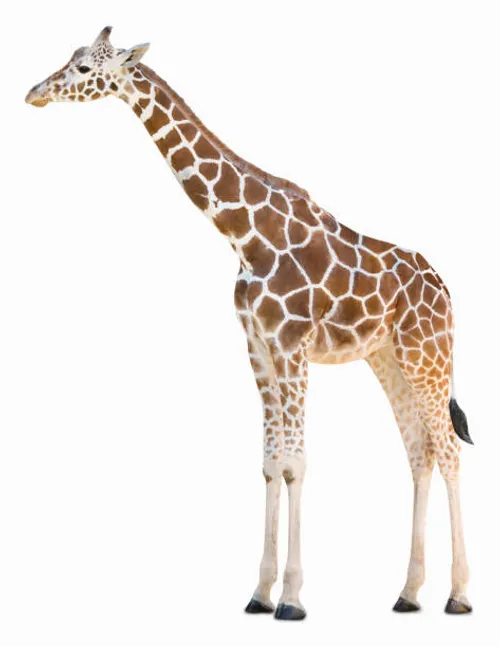
#> input picture giraffe.jpg, 500 x 647 px
$ jupyter execute hist_equalization.ipynb
#> lines starting #> are read from the running program, lines starting #| are printed output that depends on the picture
[cell 1]
import cv2
import matplotlib.pyplot as plt
import numpy as np

[cell 2]
image = cv2.imread('giraffe.jpg')
#> image is the input picture: shape (647, 500, 3); mean B, G, R 228.5, 232.8, 238.4

[cell 3]
image_rgb = cv2.cvtColor(image, cv2.COLOR_BGR2RGB)
image_grey = cv2.cvtColor(image, cv2.COLOR_BGR2GRAY)
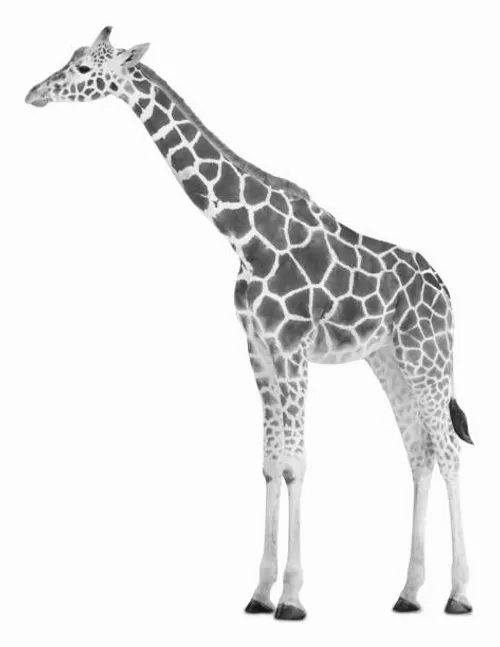
#> image_grey: shape (647, 500); min 11, max 255, mean 234

[cell 4]
hist ,bins = np.histogram(image_grey.flatten(), bins=256, range=(0, 256) )
#> hist = 256 values, max 243726 at index 253, min 0 at index 0, mean 1263.7; bins = 257 values from 0 to 256


# equalizing the histogram
equalized_image = cv2.equalizeHist(image_grey)
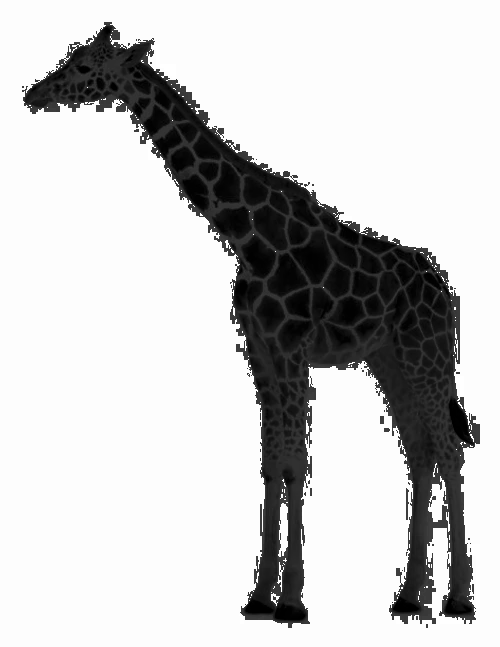
#> equalized_image: shape (647, 500); min 0, max 255, mean 199.9

equalkized_hist ,bins = np.histogram(equalized_image.flatten(), bins=256, range=(0, 256) )
#> equalkized_hist = 256 values, max 243726 at index 253, min 0 at index 57, mean 1263.7


plt.figure(figsize=(12, 6))

plt.subplot(2, 2, 1)
plt.imshow(image_grey,cmap='gray')
plt.title('original image')


plt.subplot(2, 2, 2)
plt.plot(hist, color='blue')
plt.title('original histogram')


plt.subplot(2, 2, 3)
plt.imshow(equalized_image, cmap='gray')
plt.title('equalized image')


plt.subplot(2, 2, 4)
plt.plot(equalkized_hist, color='green')
plt.title('equalized histogram')

plt.tight_layout()
plt.show()
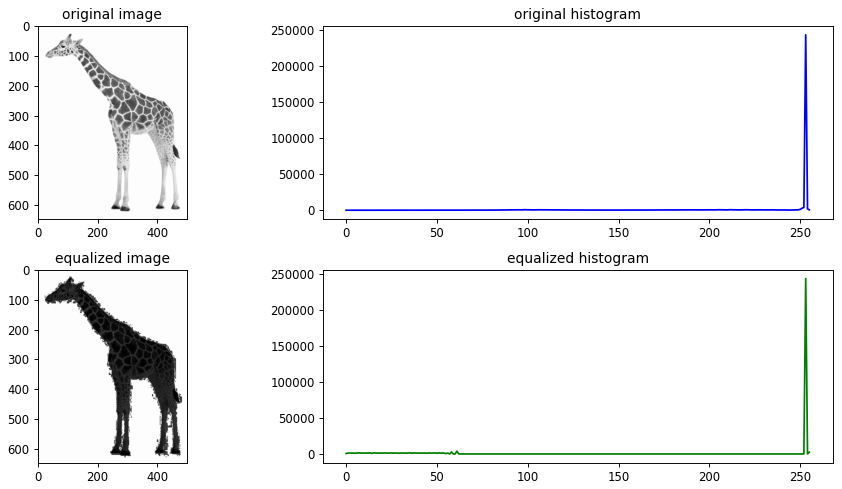
#> figure drawn by matplotlib, 4 panels; panel 2: curve peaks at x = 253, y = 243726; panel 4: curve peaks at x = 253, y = 243726

[cell 5]
image_yuv = cv2.cvtColor(image, cv2.COLOR_BGR2YUV)
#> image_yuv: shape (647, 500, 3); mean of channels 0, 1, 2 234, 125.3, 131.9

image_yuv[:, :, 0] = cv2.equalizeHist(image_yuv[:, :, 0])
#> image_yuv: shape (647, 500, 3); mean of channels 0, 1, 2 199.9, 125.3, 131.9

equalised_color_image = cv2.cvtColor(image_yuv, cv2.COLOR_YUV2BGR)
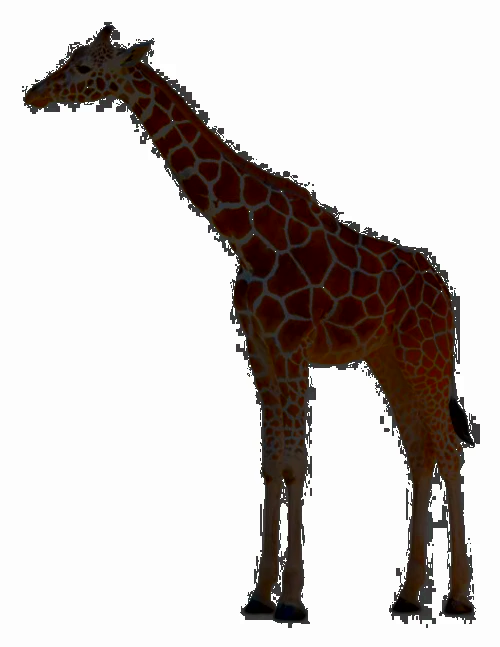
#> equalised_color_image: shape (647, 500, 3); mean B, G, R 196.8, 198.8, 204.4

equalised_color_image_RGB = cv2.cvtColor(equalised_color_image, cv2.COLOR_BGR2RGB)

# plot the results
plt.figure(figsize=(12, 8))

plt.subplot(1, 2, 1)
plt.imshow(image_rgb)
plt.title('Original image')

plt.subplot(1, 2, 2)
plt.imshow(equalised_color_image_RGB)
plt.title('Equalised rgb image')

plt.tight_layout()
plt.show()
